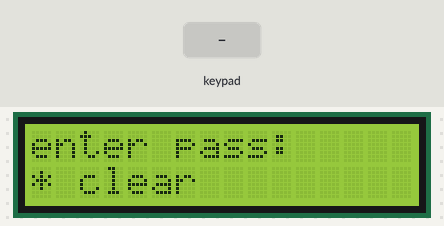
Recording of a sketch running on a simulated Arduino Uno, built with avr-gcc and run on an emulated ATmega328P. Parts: 16×2 character LCD. The inputs (shaded band) are chosen by the test bench. What the sketch prints to the serial monitor is not drawn.

Above: at 3.2 s.
3.3 s: keypad keys 1 2 3 4 pressed 0.4 s apart
At 3.7 s:
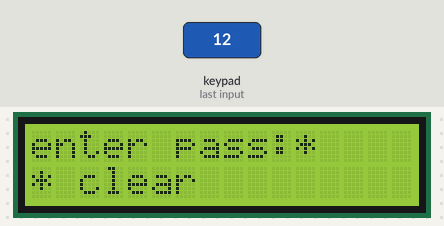
At 5.7 s:
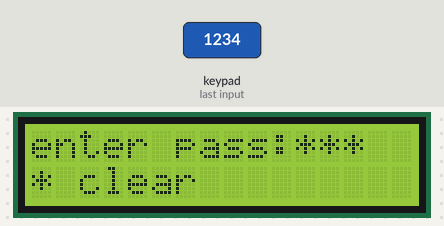
11.4 s: key '1' pressed
12.9 s: key '2' pressed
At 13.2 s:
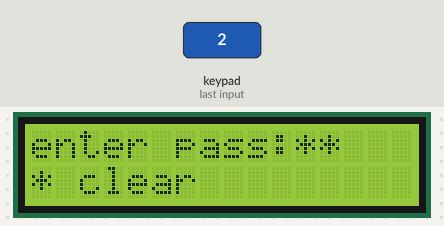
Timing chart, 0 to 15.9 s (numbered marks = the images above; inputs shaded):
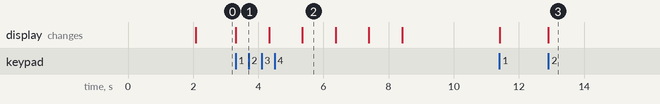

Measured:
- after the input at 3.3 s, the display: changes at once (image 1)
- after the input at 12.9 s, the display: changes at once (image 3)
- what the display in image 2 shows lasts 1.0 s, from 5.4 s to 6.4 s

The sketch:

keypab_pass_lcd_motor.ino
```cpp
#include <Keypad.h>
#include <LiquidCrystal_I2C.h>
#include<EEPROM.h>
#include <Wire.h>
//  configuration for keypad
const int ROW_NUM = 4; //four rows
const int COLUMN_NUM = 3; //three columns


char keys[ROW_NUM][COLUMN_NUM] = {
  {'1', '2', '3'},
  {'4', '5', '6'},
  {'7', '8', '9'},
  {'*', '0', '#'}
};

byte pin_rows[ROW_NUM] = {9, 8, 7, 6}; //connect to the row pinouts of the keypad
byte pin_column[COLUMN_NUM] = {5, 4, 3}; //connect to the column pinouts of the keypad


Keypad keypad = Keypad( makeKeymap(keys), pin_rows, pin_column, ROW_NUM, COLUMN_NUM );
const String password = "1234"; // change your password here
String input_password;
int pass_count = 0;
String strText;
int master_enter ;

//configuration for lcd
int lcdColumns = 16;
int lcdRows = 2;
LiquidCrystal_I2C lcd(0x27, lcdColumns, lcdRows);
int cursorColumn = 11;

int x = 0;
void setup() {
  Serial.begin(9600);
  Serial.println("Reading from EEPROM....");
  delay(2000);
  for (int i = 0; i < 4; i++)
  {
    strText = strText + char(EEPROM.read(0x0F + i)); //Read one by one with starting address of 0x0F
  }
  input_password.reserve(32); // maximum input characters is 33, change if needed
  //i2c init

  Wire.begin(8);                /* join i2c bus with address 8 */
  Wire.onReceive(receiveEvent);
  //Registers a function to be called when a slave device receives a transmission from a master.
  //Wire.onRequest(requestEvent);
  /* Register a function to be called when a master requests data from this slave device. */

  Serial.begin(9600);
  // initialize LCD
  lcd.init();
  // turn on LCD backlight
  lcd.backlight();
  lcd.setCursor(0, 0);
  lcd.print("enter pass:");
  lcd.setCursor(0, 1);
  lcd.print("* clear ");
  lcd.setCursor(cursorColumn, 0);
}

void loop() {
  char key = keypad.getKey();
  if (x == 1) {
    lcd.clear();
    lcd.setCursor(0, 0);
    lcd.print("rfid correct");
    delay(1000);
    Serial.println("password is correct");
    x = 0;
    door_open();

  }
  else if (x==2){
     lcd.clear();
    lcd.setCursor(0, 0);
    lcd.print("rfid not correct");
    delay(1000);
    Serial.println("password is correct");
    x = 0;
  }
  if (key) {
    Serial.println(key);
    input_password += key;          // append new character to input password string
    lcd.setCursor(cursorColumn, 0); // move cursor to   (cursorColumn, 0)
    if (key != '*')
    {
    lcd.print("*");                 // print key at (cursorColumn, 0)
    }
    cursorColumn++;
    Serial.println("input_password.length :");
    Serial.println(input_password.length());
    Serial.println("");
    delay(1000);
    if (key == '*')
    {
      input_password = ""; // clear input password
      lcd.clear();
      lcd.setCursor(0, 0);
      lcd.print("enter pass:");
      lcd.setCursor(0, 1);
      lcd.print("* clear ");
      cursorColumn = 11;

    }
    else if ( input_password.length() == 4)   //enter key
    {

      if (input_password == strText)
      {
        lcd.clear();
        lcd.setCursor(0, 0);


        lcd.print("correct pass");

        delay(1000);
        Serial.println("password is correct");
        Serial.println(input_password.length());
        x = 0;
        door_open();
        //        //**********************************DO YOUR WORK HERE********************
        //        lcd.clear();
        //        lcd.setCursor(0, 0);
        //        lcd.print("door is  open..");
        //        //***********************************************************************
      }
      else
      {
        lcd.clear();
        lcd.setCursor(0, 0);
        lcd.print("incorrect pass");
        delay(1000);
        lcd.clear();
        lcd.setCursor(0, 0);
        lcd.print("enter pass:");
        lcd.setCursor(0, 1);
        lcd.print("* clear ");

        cursorColumn = 11;
        Serial.println("password is incorrect, try again");
        pass_count = 0;
      }

      input_password = ""; // clear input password
    }
    else
    {

      //input_password += key; // append new character to input password string

    }
  }
}
// function that executes whenever data is received from master

void receiveEvent() {
  char c ;

  while (0 < Wire.available()) {
    c = Wire.read();      /* receive byte as a character */
    Serial.print("i2c receved=");
    delay(500);
    Serial.print(c);            /* print the character */
    //Serial.print("done!!!");
    x = (int)(c);
    x = x - 48;
    Serial.print(x);
  }

  Serial.println();             /* to newline */
}
void door_open() {
  //**********************************DO YOUR WORK HERE********************
  lcd.clear();
  lcd.setCursor(0, 0);
  lcd.print("door is  open..");

  //***********************************************************************
}
```
